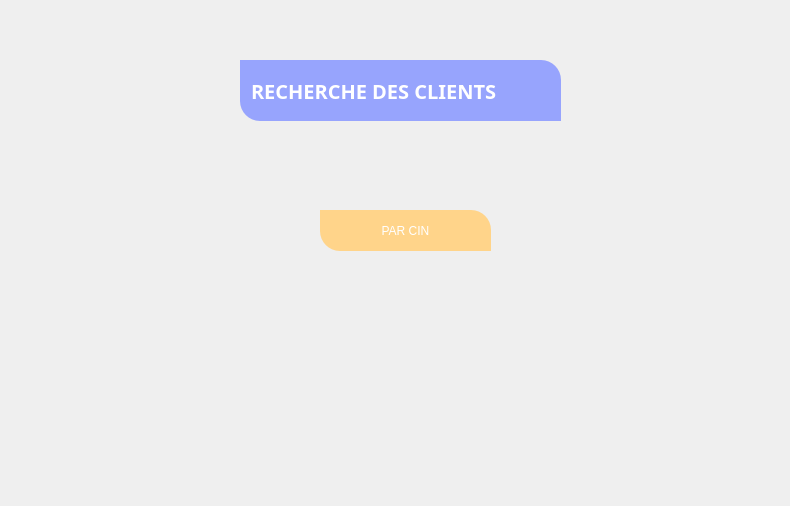
<?xml version="1.0" encoding="UTF-8"?>
<ui version="4.0">
 <class>Form</class>
 <widget class="QWidget" name="Form">
  <property name="geometry">
   <rect>
    <x>0</x>
    <y>0</y>
    <width>790</width>
    <height>506</height>
   </rect>
  </property>
  <property name="windowTitle">
   <string>Form</string>
  </property>
  <widget class="QLabel" name="label">
   <property name="geometry">
    <rect>
     <x>-60</x>
     <y>0</y>
     <width>881</width>
     <height>511</height>
    </rect>
   </property>
   <property name="styleSheet">
    <string notr="true">background-image: url(:/newPrefix/v.jpg.jpg);</string>
   </property>
   <property name="text">
    <string/>
   </property>
  </widget>
  <widget class="QLabel" name="label_7">
   <property name="geometry">
    <rect>
     <x>240</x>
     <y>60</y>
     <width>321</width>
     <height>61</height>
    </rect>
   </property>
   <property name="font">
    <font>
     <family>Montserrat</family>
     <pointsize>15</pointsize>
     <weight>75</weight>
     <bold>true</bold>
    </font>
   </property>
   <property name="styleSheet">
    <string notr="true">
color:white;
text-align:center;
padding:5px;
background-color: rgb(151, 164, 253);
border-top-right-radius: 20px;
border-bottom-left-radius: 20px;</string>
   </property>
   <property name="text">
    <string>RECHERCHE DES CLIENTS</string>
   </property>
  </widget>
  <widget class="QPushButton" name="pushButton_2">
   <property name="geometry">
    <rect>
     <x>320</x>
     <y>210</y>
     <width>171</width>
     <height>41</height>
    </rect>
   </property>
   <property name="styleSheet">
    <string notr="true">color: rgb(255, 255, 255);
font: 75 12pt &quot;MS Shell Dlg 2&quot;;
background-color: rgb(255, 212, 138);
border-top-right-radius: 20px;
border-bottom-left-radius: 20px;
text-align:center;
padding:5px;</string>
   </property>
   <property name="text">
    <string>PAR CIN</string>
   </property>
  </widget>
 </widget>
 <resources>
  <include location="trr.qrc"/>
 </resources>
 <connections/>
</ui>
